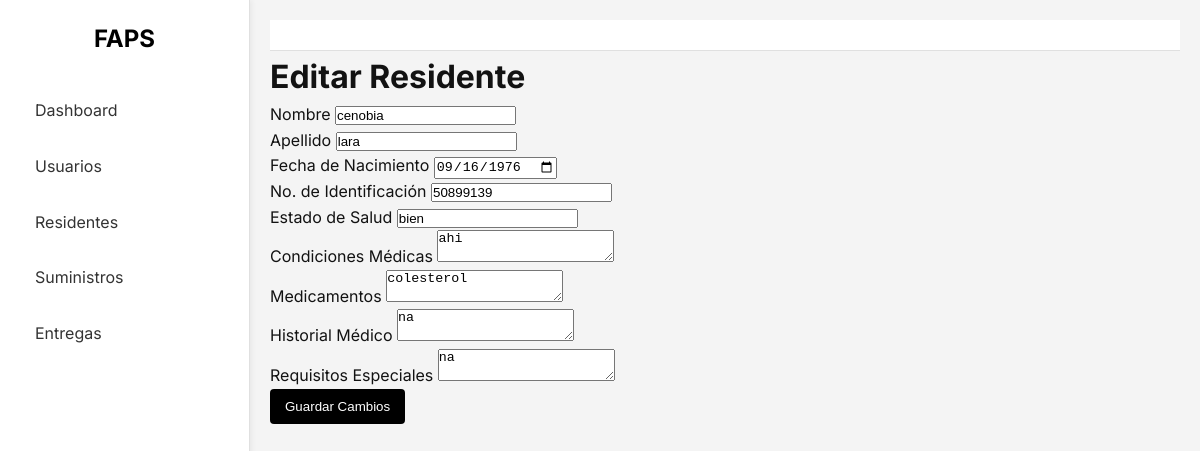
/admin/residents/edit/1, run on the app's committed database.
### app/models.py (models this page shows)
class Resident(db.Model):
    id = db.Column(db.Integer, primary_key=True)
    name = db.Column(db.String(100), nullable=False)
    lastname = db.Column(db.String(100), nullable=False)
    birthday_date = db.Column(db.Date, nullable=False)
    no_identification = db.Column(db.Integer, unique=True, nullable=False)
    health_status = db.Column(db.String(255), nullable=True)
    medical_conditions = db.Column(db.Text, nullable=True)
    medications = db.Column(db.Text, nullable=True)
    medical_history = db.Column(db.Text, nullable=True)
    special_requirements = db.Column(db.Text, nullable=True)

### app/routes/resident_routes.py (the view, shortened to what this page needs)
@resident_bp.route('/admin/residents/edit/<int:id>', methods=['GET', 'POST'])
def edit_resident(id):
    resident = Resident.query.get_or_404(id)
    return render_template('edit_resident.html', resident=resident)

### app/templates/edit_resident.html (shortened to what this page needs)
{% extends 'base.html' %}
{% block content %}
<h1>Editar Residente</h1>
<form method="POST" action="{{ url_for('resident_bp.edit_resident', id=resident.id) }}">
    <div class="form-group">
        <label for="name">Nombre</label>
        <input type="text" class="form-control" id="name" name="name" value="{{ resident.name }}" required>
    </div>
    <div class="form-group">
        <label for="lastname">Apellido</label>
        <input type="text" class="form-control" id="lastname" name="lastname" value="{{ resident.lastname }}" required>
    </div>
    <div class="form-group">
        <label for="birthday_date">Fecha de Nacimiento</label>
        <input type="date" class="form-control" id="birthday_date" name="birthday_date" value="{{ resident.birthday_date }}" required>
    </div>
    <div class="form-group">
        <label for="no_identification">No. de Identificación</label>
        <input type="text" class="form-control" id="no_identification" name="no_identification" value="{{ resident.no_identification }}" required>
    </div>
    <div class="form-group">
        <label for="health_status">Estado de Salud</label>
        <input type="text" class="form-control" id="health_status" name="health_status" value="{{ resident.health_status }}" required>
    </div>
    <div class="form-group">
        <label for="medical_conditions">Condiciones Médicas</label>
        <textarea class="form-control" id="medical_conditions" name="medical_conditions">{{ resident.medical_conditions }}</textarea>
    </div>
    <div class="form-group">
        <label for="medications">Medicamentos</label>
        <textarea class="form-control" id="medications" name="medications">{{ resident.medications }}</textarea>
    </div>
    <div class="form-group">
        <label for="medical_history">Historial Médico</label>
        <textarea class="form-control" id="medical_history" name="medical_history">{{ resident.medical_history }}</textarea>
    </div>
    <div class="form-group">
        <label for="special_requirements">Requisitos Especiales</label>
        <textarea class="form-control" id="special_requirements" name="special_requirements">{{ resident.special_requirements }}</textarea>
    </div>
    <button type="submit" class="btn btn-primary">Guardar Cambios</button>
</form>
{% endblock %}

### app/static/css/custom.css (style rules this page uses)
:root { --bg-primary: #f4f4f4; --bg-secondary: #ffffff; --text-primary: #121212; --text-secondary: #333333; --border-color: #e0e0e0; --accent-color: #000000; }
* { margin: 0; padding: 0; box-sizing: border-box; transition: all 0.3s ease; }
body { font-family: 'Inter', -apple-system, BlinkMacSystemFont, 'Segoe UI', 'Roboto', sans-serif; background-color: var(--bg-primary); color: var(--text-primary); line-height: 1.6; }
.btn { display: inline-block; padding: 10px 15px; background-color: var(--accent-color); color: white; text-decoration: none; border-radius: 4px; border: none; }

### data on the page
Resident: name "cenobia", lastname "lara", birthday_date "09/16/1976", no_identification "50899139", health_status "bien", medical_conditions "ahi", medications "colesterol", medical_history "na", special_requirements "na"
